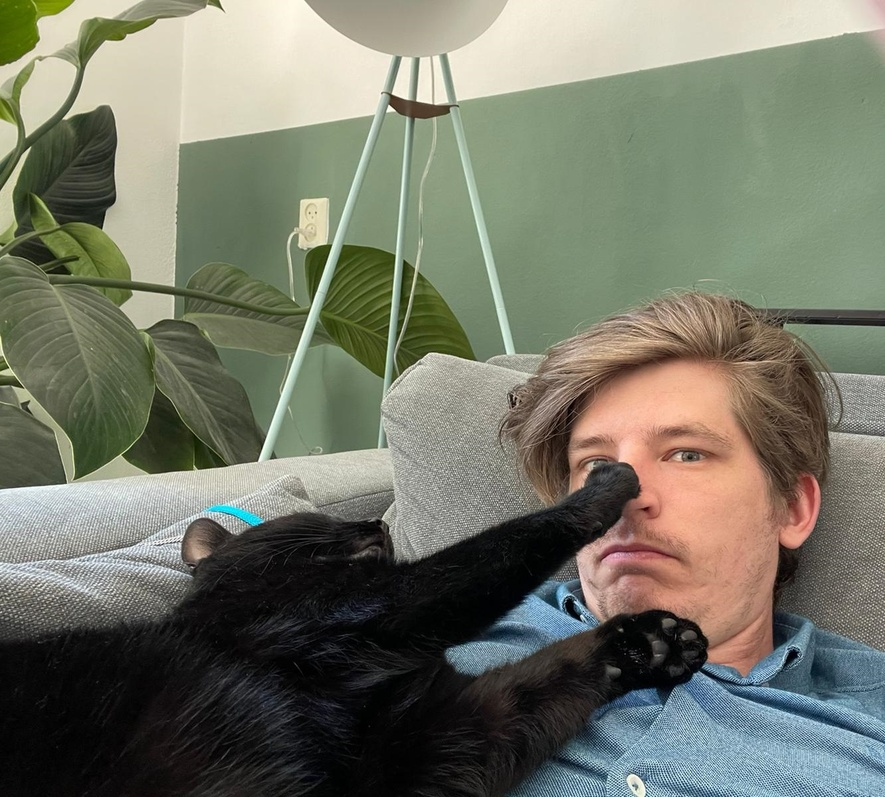
#> input picture src/opdrachten/vision/image.jpg, 885 x 797 px, shrunk from 1332 x 1200 before the run
$ python final_assignment.py
#> lines starting #> are read from the running program, lines starting #| are printed output that depends on the picture
import cv2
import numpy as np

img = cv2.imread("image.jpg")
#> img is the input picture: shape (797, 885, 3); mean B, G, R 104.1, 118.9, 116.8
grey = cv2.cvtColor(img, cv2.COLOR_BGR2GRAY)
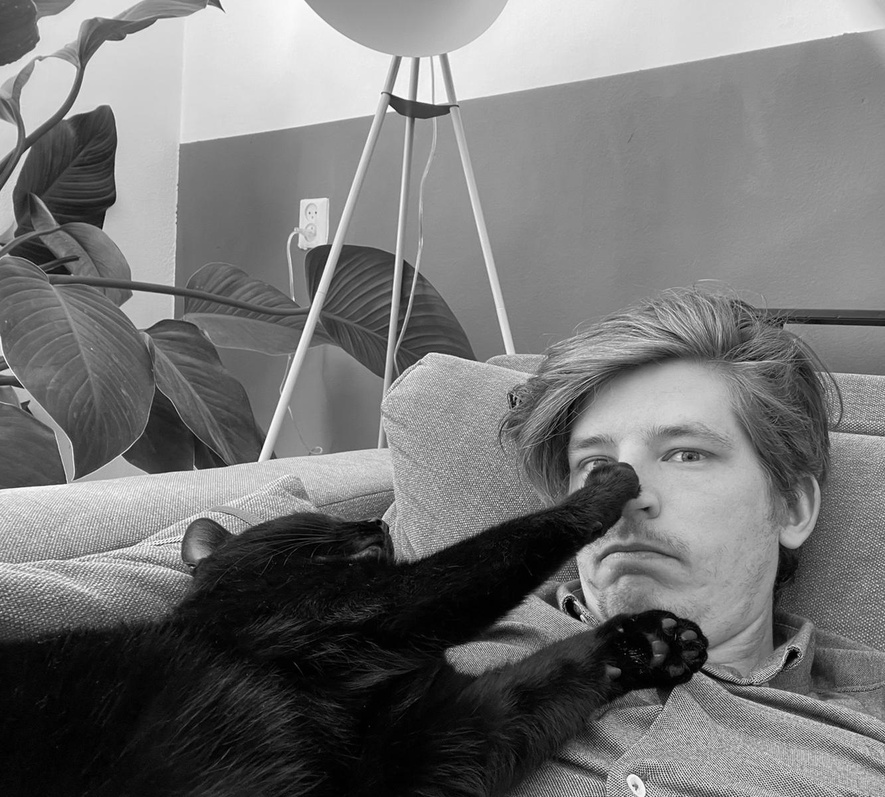
#> grey: shape (797, 885); min 0, max 255, mean 116.6

# edge detection kernel
k = np.array([[-1,-1,-1],
              [-1, 8,-1],
              [-1,-1,-1]])

e = cv2.filter2D(grey, -1, k)
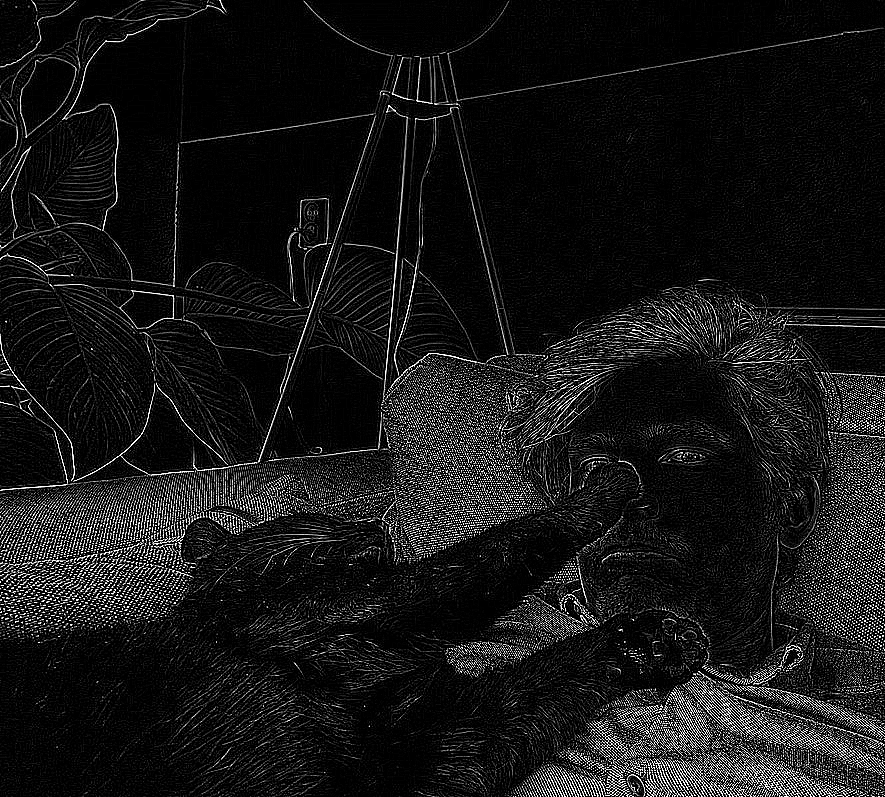
#> e: shape (797, 885); min 0, max 255, mean 22.9
rangefilter = cv2.inRange(e, 50, 255)
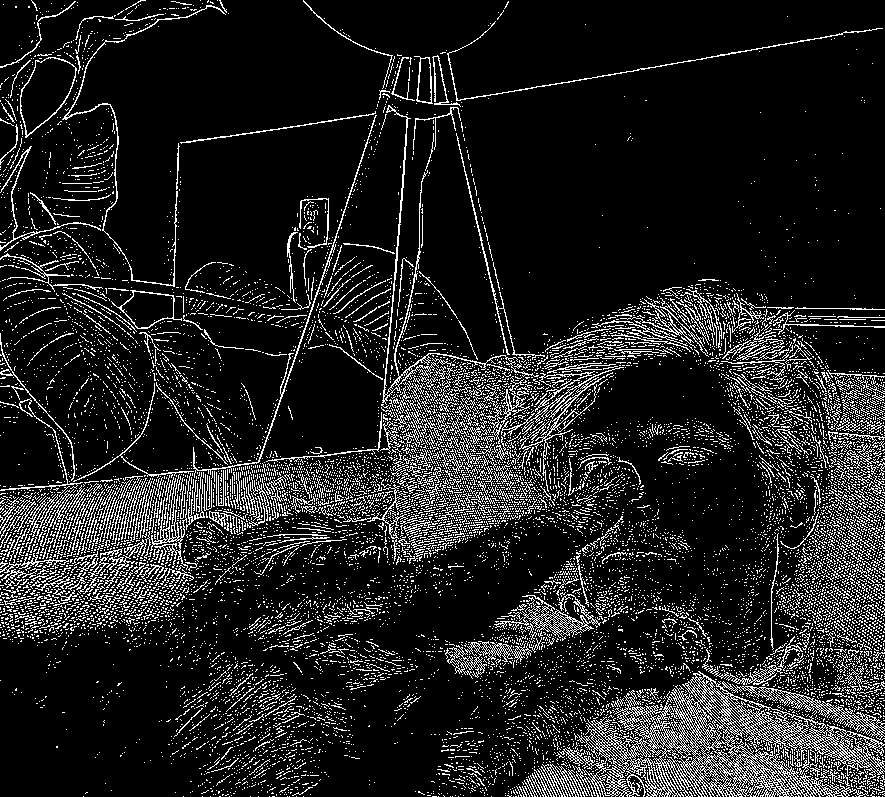
#> rangefilter: shape (797, 885); 12.9% white in thin lines or dots

# gee; alleen op randen
glow = np.zeros_like(img)
glow[rangefilter==255] = [0,255,255]
image = cv2.addWeighted(img, .4, glow, 1, 0)
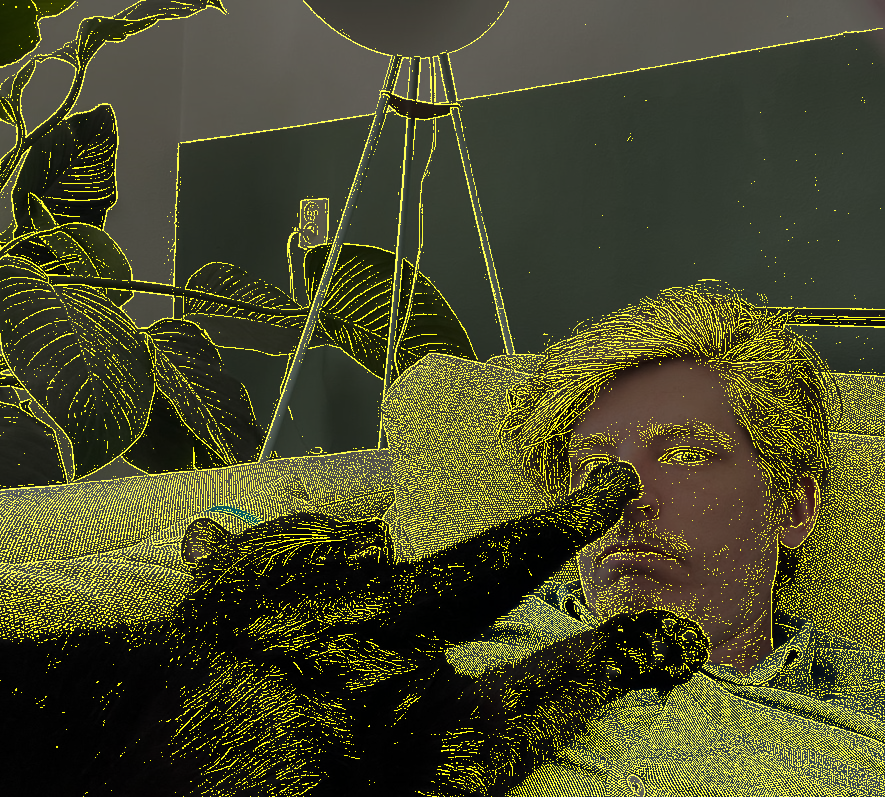
#> image: shape (797, 885, 3); mean B, G, R 41.6, 72.8, 72.1


cv2.imshow("Neon", image)
cv2.waitKey(0)
cv2.destroyAllWindows()

$ run again, with src/opdrachten/vision/Neon_filter.png saved as src/opdrachten/vision/image.jpg
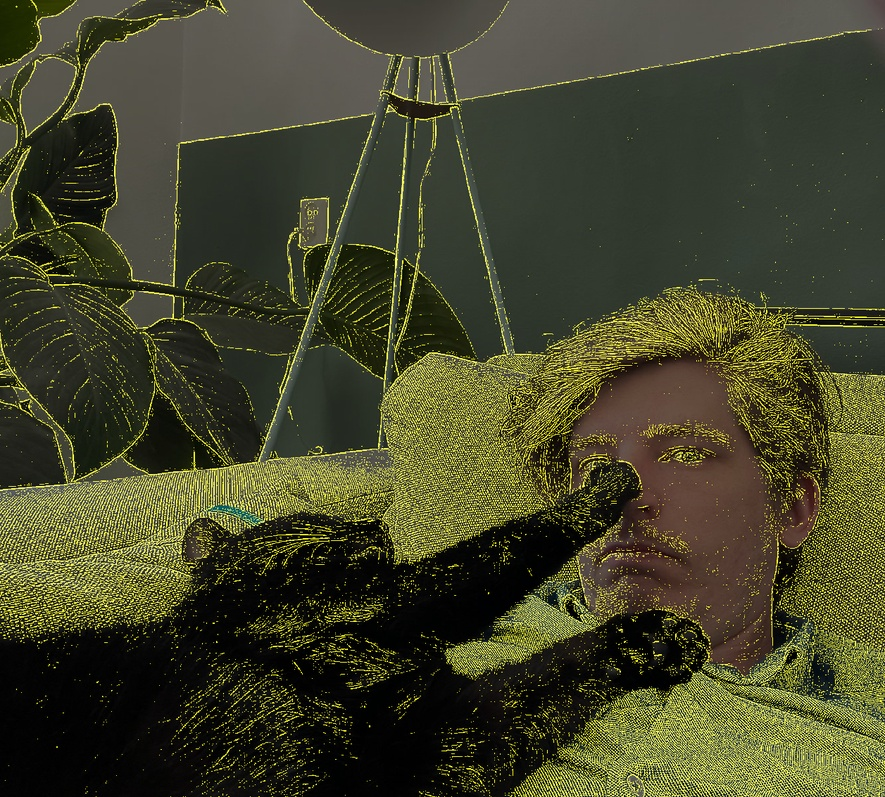
#> input picture src/opdrachten/vision/Neon_filter.png, 885 x 797 px, shrunk from 1257 x 1133 before the run
#> img is the input picture: shape (797, 885, 3); mean B, G, R 43.7, 68.2, 67.6
#> `rangefilter = cv2.inRange(e, 50, 255)`:
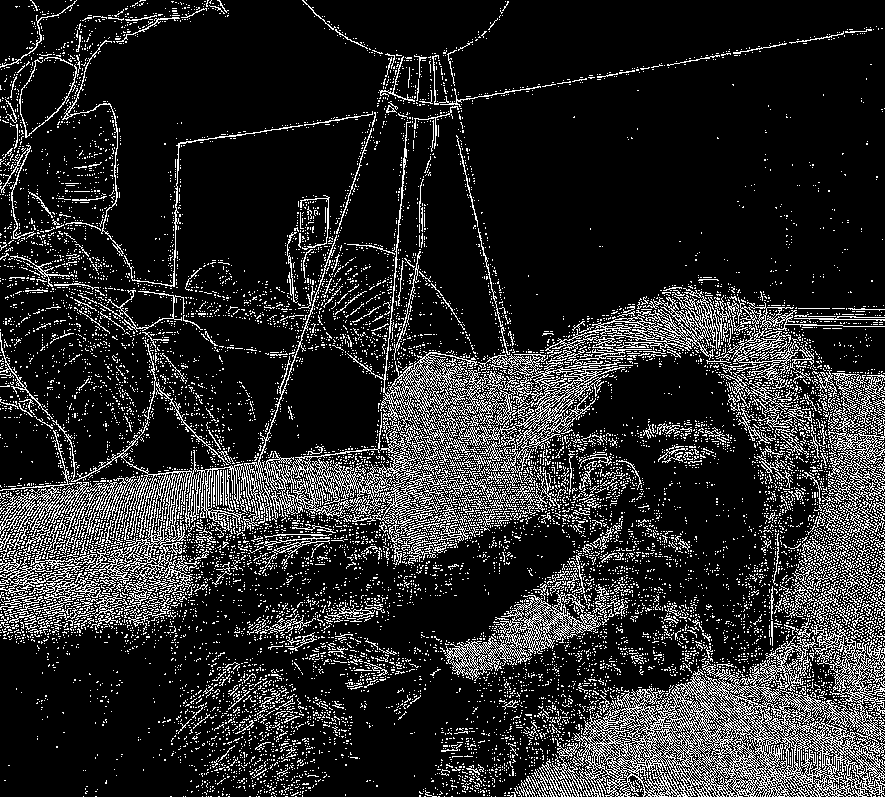
#> rangefilter: shape (797, 885); 16.2% white in thin lines or dots
#> `image = cv2.addWeighted(img, .4, glow, 1, 0)`:
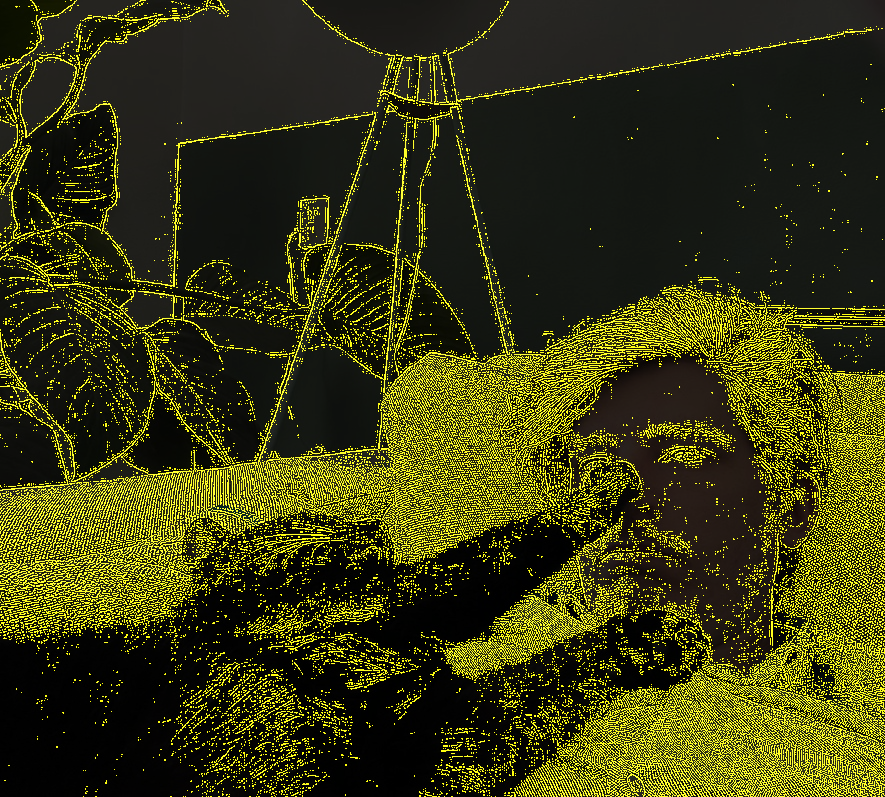
#> image: shape (797, 885, 3); mean B, G, R 17.5, 58.2, 58.1

$ run again, with src/opdrachten/vision/example1.png saved as src/opdrachten/vision/image.jpg
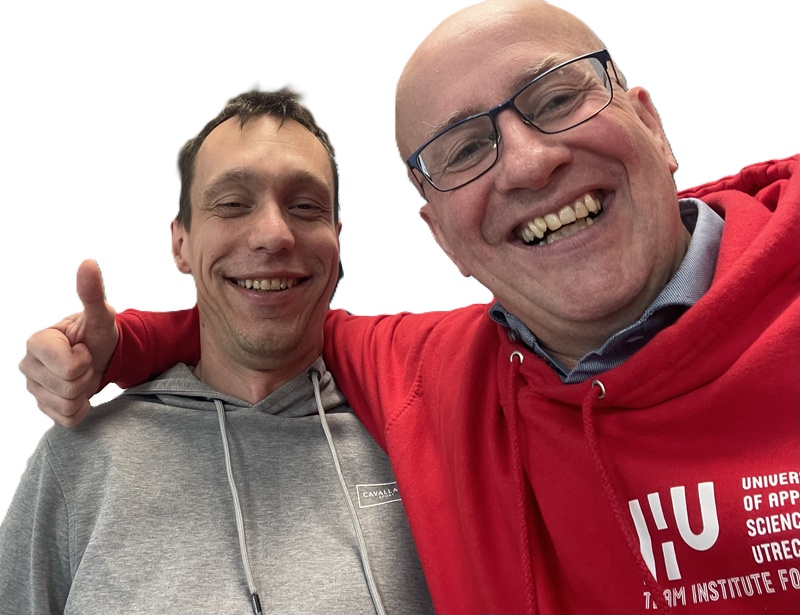
#> input picture src/opdrachten/vision/example1.png, 800 x 615 px
#> img is the input picture: shape (615, 800, 3); mean B, G, R 131.7, 130, 175.5
#> `rangefilter = cv2.inRange(e, 50, 255)`:
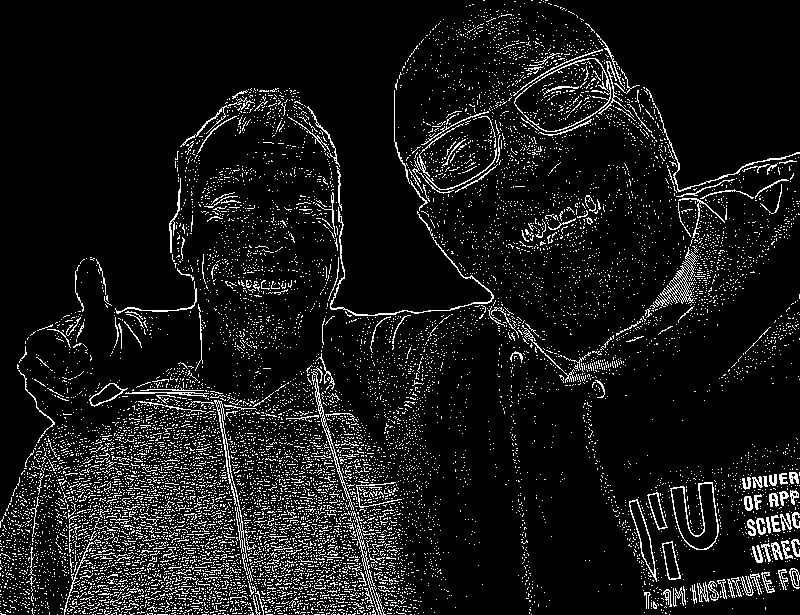
#> rangefilter: shape (615, 800); 8.8% white in thin lines or dots
#> `image = cv2.addWeighted(img, .4, glow, 1, 0)`:
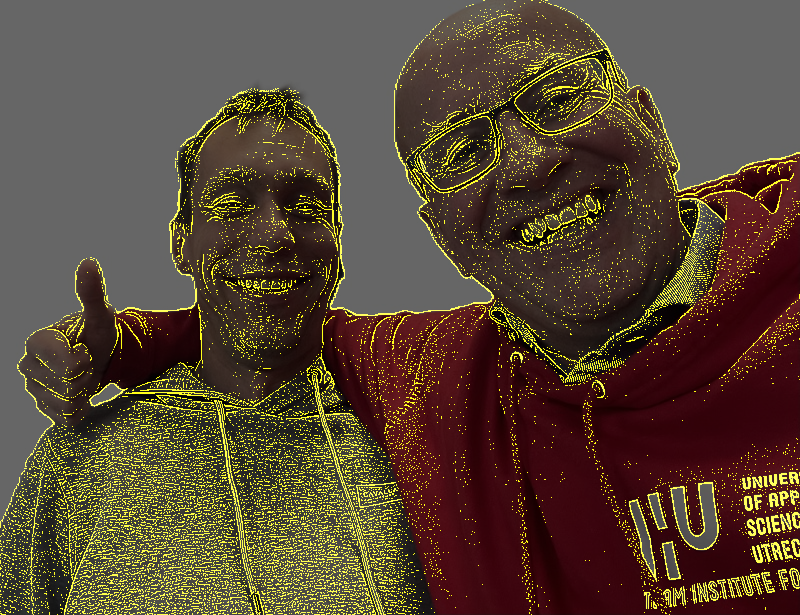
#> image: shape (615, 800, 3); mean B, G, R 52.7, 69.4, 86.6
